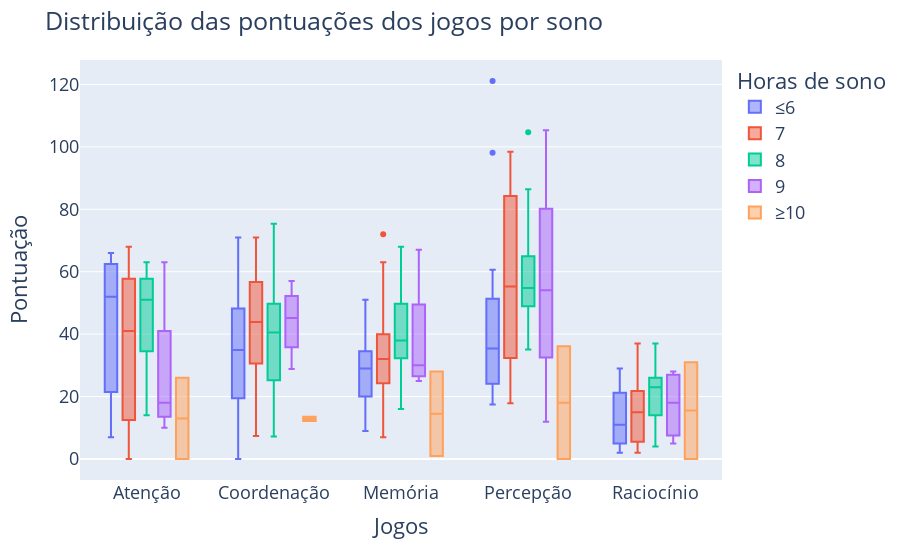

Notebook cell for this chart:
### Code cell
fig = px.box(df, y=GAMES, color='sono')
fig.update_layout(title='Distribuição das pontuações dos jogos por sono',
                    xaxis_title='Jogos',
                    yaxis_title='Pontuação',
                    font=dict(
                        size=18
                    ),
                    legend_title='Horas de sono'
)

### Figure 1 — Plotly figure (JSON) as saved in the notebook; plotly's stock layout.template omitted (floating-point values rounded to 4 significant figures)
{"data": [{"alignmentgroup": "True", "hovertemplate": "sono=≤6<br>variable=%{x}<br>value=%{y}<extra></extra>", "legendgroup": "≤6", "marker": {"color": "#636efa"}, "name": "≤6", "notched": false, "offsetgroup": "≤6", "orientation": "v", "showlegend": true, "type": "box", "x": ["Atenção", "Atenção", "Atenção", "Atenção", "Atenção", "Atenção", "Atenção", "Atenção", "Atenção", "Atenção", "Atenção", "Atenção", "Atenção", "Atenção", "Atenção", "Atenção", "Atenção", "Coordenação", "Coordenação", "Coordenação", "Coordenação", "Coordenação", "Coordenação", "Coordenação", "Coordenação", "Coordenação", "Coordenação", "Coordenação", "Coordenação", "Coordenação", "Coordenação", "Coordenação", "Coordenação", "Coordenação", "Memória", "Memória", "Memória", "Memória", "Memória", "Memória", "Memória", "Memória", "Memória", "Memória", "Memória", "Memória", "Memória", "Memória", "Memória", "Memória", "Memória", "Percepção", "Percepção", "Percepção", "Percepção", "Percepção", "Percepção", "Percepção", "Percepção", "Percepção", "Percepção", "Percepção", "Percepção", "Percepção", "Percepção", "Percepção", "Percepção", "Percepção", "Raciocínio", "Raciocínio", "Raciocínio", "Raciocínio", "Raciocínio", "Raciocínio", "Raciocínio", "Raciocínio", "Raciocínio", "Raciocínio", "Raciocínio", "Raciocínio", "Raciocínio", "Raciocínio", "Raciocínio", "Raciocínio", "Raciocínio"], "x0": " ", "xaxis": "x", "y": [36, 64, 57, 20, 55, 60, 66, 15, 7, 42, 62, 65, 65, 12, 22, 23, 52, 19.2, 49.4, 1.9, 24.5, 34.3, 51, 46, 34.9, 28.3, 3.9, 47.8, 36, 71, 0, 19.6, 42.8, 55, 21, 29, 36, 28, 17, 15, 34, 42, 40, 9, 26, 34, 51, 15, 23, 32, 29, 24.2, 98.1, 17.5, 30.9, 60.6, 36.1, 121.1, 18.4, 37.4, 23.8, 56.8, 24.4, 49.5, 18.4, 30.1, 35.4, 36.1, 12, 21, 7, 12, 11, 27, 29, 4, 10, 12, 5, 9, 22, 2, 5, 28, 5], "y0": " ", "yaxis": "y"}, {"alignmentgroup": "True", "hovertemplate": "sono=7<br>variable=%{x}<br>value=%{y}<extra></extra>", "legendgroup": "7", "marker": {"color": "#EF553B"}, "name": "7", "notched": false, "offsetgroup": "7", "orientation": "v", "showlegend": true, "type": "box", "x": ["Atenção", "Atenção", "Atenção", "Atenção", "Atenção", "Atenção", "Atenção", "Atenção", "Atenção", "Atenção", "Atenção", "Atenção", "Atenção", "Atenção", "Atenção", "Atenção", "Atenção", "Atenção", "Atenção", "Atenção", "Atenção", "Atenção", "Atenção", "Coordenação", "Coordenação", "Coordenação", "Coordenação", "Coordenação", "Coordenação", "Coordenação", "Coordenação", "Coordenação", "Coordenação", "Coordenação", "Coordenação", "Coordenação", "Coordenação", "Coordenação", "Coordenação", "Coordenação", "Coordenação", "Coordenação", "Coordenação", "Coordenação", "Coordenação", "Coordenação", "Memória", "Memória", "Memória", "Memória", "Memória", "Memória", "Memória", "Memória", "Memória", "Memória", "Memória", "Memória", "Memória", "Memória", "Memória", "Memória", "Memória", "Memória", "Memória", "Memória", "Memória", "Memória", "Memória", "Percepção", "Percepção", "Percepção", "Percepção", "Percepção", "Percepção", "Percepção", "Percepção", "Percepção", "Percepção", "Percepção", "Percepção", "Percepção", "Percepção", "Percepção", "Percepção", "Percepção", "Percepção", "Percepção", "Percepção", "Percepção", "Percepção", "Percepção", "Raciocínio", "Raciocínio", "Raciocínio", "Raciocínio", "Raciocínio", "Raciocínio", "Raciocínio", "Raciocínio", "Raciocínio", "Raciocínio", "Raciocínio", "Raciocínio", "Raciocínio", "Raciocínio", "Raciocínio", "Raciocínio", "Raciocínio", "Raciocínio", "Raciocínio", "Raciocínio", "Raciocínio", "Raciocínio", "Raciocínio"], "x0": " ", "xaxis": "x", "y": [7, 7, 7, 27, 62, 49, 58, 57, 58, 61, 48, 65, 28, 0, 68, 40, 42, 45, 12, 14, 41, 34, 0, 7.4, 30.3, 25.5, 14.7, 65, 40, 41.5, 62.7, 71, 59.3, 49, 52, 52.9, 39, 43.9, 57.9, 31.4, 47.3, 42, 21.7, 53, 26.8, 61.4, 40, 18, 17, 29, 72, 37, 33, 38, 51, 63, 30, 24, 27, 10, 22, 58, 33, 30, 25, 40, 32, 7, 50, 29.7, 48.9, 55.3, 35.7, 98.4, 91.5, 85.5, 60.8, 80.5, 93, 29.9, 55.3, 37.1, 78.8, 86.5, 24.8, 42.7, 79.4, 59.9, 17.9, 86.8, 22.5, 31.2, 15, 7, 3, 4, 37, 34, 30, 7, 18, 21, 18, 20, 13, 11, 22, 11, 3, 16, 3, 30, 2, 5, 29], "y0": " ", "yaxis": "y"}, {"alignmentgroup": "True", "hovertemplate": "sono=8<br>variable=%{x}<br>value=%{y}<extra></extra>", "legendgroup": "8", "marker": {"color": "#00cc96"}, "name": "8", "notched": false, "offsetgroup": "8", "orientation": "v", "showlegend": true, "type": "box", "x": ["Atenção", "Atenção", "Atenção", "Atenção", "Atenção", "Atenção", "Atenção", "Atenção", "Atenção", "Atenção", "Atenção", "Atenção", "Atenção", "Atenção", "Atenção", "Coordenação", "Coordenação", "Coordenação", "Coordenação", "Coordenação", "Coordenação", "Coordenação", "Coordenação", "Coordenação", "Coordenação", "Coordenação", "Coordenação", "Coordenação", "Coordenação", "Coordenação", "Memória", "Memória", "Memória", "Memória", "Memória", "Memória", "Memória", "Memória", "Memória", "Memória", "Memória", "Memória", "Memória", "Memória", "Memória", "Percepção", "Percepção", "Percepção", "Percepção", "Percepção", "Percepção", "Percepção", "Percepção", "Percepção", "Percepção", "Percepção", "Percepção", "Percepção", "Percepção", "Percepção", "Raciocínio", "Raciocínio", "Raciocínio", "Raciocínio", "Raciocínio", "Raciocínio", "Raciocínio", "Raciocínio", "Raciocínio", "Raciocínio", "Raciocínio", "Raciocínio", "Raciocínio", "Raciocínio", "Raciocínio"], "x0": " ", "xaxis": "x", "y": [30, 48, 51, 61, 14, 14, 48, 58, 58, 63, 29, 57, 53, 50, 55, 44.4, 51, 35.7, 40.5, 14.4, 14.4, 26.1, 74, 49.9, 75.4, 24.9, 41.7, 7.2, 49.3, 34.2, 38, 23, 51, 56, 33, 33, 40, 56, 68, 39, 46, 16, 25, 32, 38, 60.8, 49.5, 43, 42.9, 54.8, 54.8, 66.7, 86.4, 104.7, 55, 35.1, 60.6, 48.7, 66.3, 54.3, 18, 17, 4, 37, 26, 26, 25, 19, 29, 35, 23, 23, 5, 13, 5], "y0": " ", "yaxis": "y"}, {"alignmentgroup": "True", "hovertemplate": "sono=9<br>variable=%{x}<br>value=%{y}<extra></extra>", "legendgroup": "9", "marker": {"color": "#ab63fa"}, "name": "9", "notched": false, "offsetgroup": "9", "orientation": "v", "showlegend": true, "type": "box", "x": ["Atenção", "Atenção", "Atenção", "Atenção", "Coordenação", "Coordenação", "Coordenação", "Coordenação", "Memória", "Memória", "Memória", "Memória", "Percepção", "Percepção", "Percepção", "Percepção", "Raciocínio", "Raciocínio", "Raciocínio", "Raciocínio"], "x0": " ", "xaxis": "x", "y": [19, 17, 10, 63, 47.5, 42.8, 28.8, 57, 25, 32, 28, 67, 105.3, 53.2, 11.9, 55, 10, 28, 5, 26], "y0": " ", "yaxis": "y"}, {"alignmentgroup": "True", "hovertemplate": "sono=≥10 <br>variable=%{x}<br>value=%{y}<extra></extra>", "legendgroup": "≥10 ", "marker": {"color": "#FFA15A"}, "name": "≥10 ", "notched": false, "offsetgroup": "≥10 ", "orientation": "v", "showlegend": true, "type": "box", "x": ["Atenção", "Atenção", "Coordenação", "Coordenação", "Memória", "Memória", "Percepção", "Percepção", "Raciocínio", "Raciocínio"], "x0": " ", "xaxis": "x", "y": [0, 26, 12.2, 13.5, 1, 28, 0, 36.1, 0, 31], "y0": " ", "yaxis": "y"}], "layout": {"boxmode": "group", "font": {"size": 18}, "legend": {"title": {"text": "Horas de sono"}, "tracegroupgap": 0}, "margin": {"t": 60}, "title": {"text": "Distribuição das pontuações dos jogos por sono"}, "xaxis": {"anchor": "y", "domain": [0, 1], "title": {"text": "Jogos"}}, "yaxis": {"anchor": "x", "domain": [0, 1], "title": {"text": "Pontuação"}}}}
